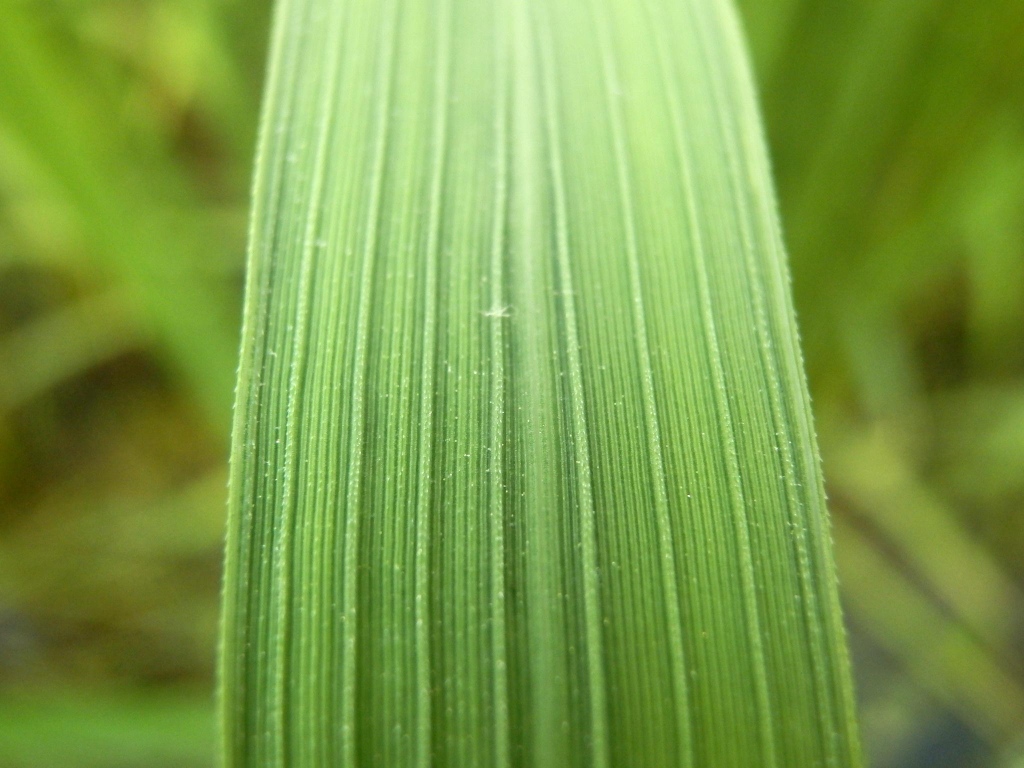
#> input picture src/assets/healthyriceleaf/1.jpg, 2048 x 1536 px (shown at 1/2 size)
$ python regenerate_features.py '../src/assets/RiceLeafDiseases(Future Expansion)/q1.jpg'
#> lines starting #> are read from the running program, lines starting #| are printed output that depends on the picture
"""Regenerate reference_features.json and color signatures from all available data sources.

Combines:
  1. Kaggle rice leaf disease dataset (Healthy, Brown Spot, Rice Blast, Bacterial Leaf Blight)
  2. Local assets (Nitrogen Deficiency, Phosphorus Deficiency, Potassium Deficiency, Rice Leaf Diseases)
  3. User-submitted training images from data/custom/ (if present)

Usage:
  python regenerate_features.py              # Combine all sources
  python regenerate_features.py --local-only # Local assets only (no Kaggle needed)
"""
import json, os, sys, cv2, numpy as np, csv, random
from pathlib import Path
from sklearn.preprocessing import StandardScaler
from collections import defaultdict, Counter

random.seed(42)
np.random.seed(42)

BACKEND_DIR = Path(__file__).resolve().parent
PUBLIC_DIR = BACKEND_DIR.parent / "public"
ASSETS_DIR = BACKEND_DIR.parent / "src" / "assets"

LOCAL_ONLY = "--local-only" in sys.argv

if not LOCAL_ONLY:
    KAGGLE_RICE = BACKEND_DIR / "data" / "rice_leaf_disease"
    SOIL_CSV = BACKEND_DIR / "data" / "soil_type" / "soil_with_crop_recommendations.csv"

ALL_CATEGORIES = [
    "Healthy",
    "Nitrogen Deficiency",
    "Phosphorus Deficiency",
    "Potassium Deficiency",
    "Brown Spot",
    "Rice Blast",
    "Bacterial Leaf Blight",
    "Rice Leaf Diseases",
]

LOCAL_FOLDER_MAP = {
    "healthyriceleaf": "Healthy",
    "nitrogendeficiency": "Nitrogen Deficiency",
    "phosphorusdeficiency": "Phosphorus Deficiency",
    "potassiumdeficiency": "Potassium Deficiency",
    "RiceLeafDiseases(Future Expansion)": "Rice Leaf Diseases",
}

KAGGLE_FOLDER_MAP = {
    "healthy": "Healthy",
    "brown_spot": "Brown Spot",
    "leaf_blast": "Rice Blast",
    "bacterial_leaf_blight": "Bacterial Leaf Blight",
}

SAMPLES_PER_KAGGLE_CLASS = 300


def extract_features(image: np.ndarray) -> list:
    """Extract 103-dimensional feature vector."""
    hsv = cv2.cvtColor(image, cv2.COLOR_BGR2HSV)
    h, s, v = cv2.split(hsv)
    hist_h = cv2.calcHist([h], [0], None, [32], [0, 180]).flatten()
    hist_s = cv2.calcHist([s], [0], None, [32], [0, 256]).flatten()
    hist_v = cv2.calcHist([v], [0], None, [32], [0, 256]).flatten()
    hist_h = hist_h / (hist_h.sum() + 1e-8)
    hist_s = hist_s / (hist_s.sum() + 1e-8)
    hist_v = hist_v / (hist_v.sum() + 1e-8)
    gray = cv2.cvtColor(image, cv2.COLOR_BGR2GRAY)
    edges = cv2.Canny(gray, 50, 150)
    edge_density = float(edges.mean())
    mean_h, mean_s, mean_v = float(h.mean()), float(s.mean()), float(v.mean())
    std_h, std_s, std_v = float(h.std()), float(s.std()), float(v.std())
    return np.concatenate([hist_h, hist_s, hist_v, [edge_density], [mean_h, mean_s, mean_v, std_h, std_s, std_v]]).tolist()


def extract_color_signature(images: list) -> dict:
    """Extract average HSV and RGB from a set of images."""
    all_hsv = []
    for img in images:
        hsv = cv2.cvtColor(img, cv2.COLOR_BGR2HSV)
        h, s, v = cv2.split(hsv)
        mask = (s > 30) & (v > 40)
        valid_h = h[mask]
        valid_s = s[mask]
        valid_v = v[mask]
        if len(valid_h) == 0:
            continue
        all_hsv.append((float(valid_h.mean()), float(valid_s.mean()), float(valid_v.mean())))
    if not all_hsv:
        return {"rgb": [0, 0, 0], "hsv": [0, 0, 0], "label": ""}
    avg_h = float(np.mean([x[0] for x in all_hsv]))
    avg_s = float(np.mean([x[1] for x in all_hsv]))
    avg_v = float(np.mean([x[2] for x in all_hsv]))
    avg_rgb = cv2.cvtColor(np.uint8([[[avg_h, avg_s, avg_v]]]), cv2.COLOR_HSV2RGB)[0][0].tolist()
    return {"rgb": avg_rgb, "hsv": [avg_h, avg_s, avg_v], "label": ""}


def load_images_from_dir(directory: Path, limit: int = 0) -> list:
    """Load all images from a directory, resized to 224x224."""
#> called with limit = 0
    images = []
    if not directory.exists():
        return images
    files = [f for f in os.listdir(directory) if f.lower().endswith(('.jpg', '.jpeg', '.png', '.webp'))]
    if limit > 0:
        random.shuffle(files)
        files = files[:limit]
    for fname in files:
        img = cv2.imread(str(directory / fname))
#> img is the input picture: shape (1536, 2048, 3); mean B, G, R 70.5, 157.6, 123.2
        if img is not None:
            images.append(cv2.resize(img, (224, 224)))
    return images


print("=" * 60)
print("Regenerating Reference Features & Color Signatures")
print(f"Mode: {'LOCAL ONLY' if LOCAL_ONLY else 'ALL SOURCES'}")
print("=" * 60)

all_features = []
all_labels = []
color_images = {cat: [] for cat in ALL_CATEGORIES}
class_counts = {cat: 0 for cat in ALL_CATEGORIES}

# === 1. Load local assets (N/P/K deficiency + Rice Leaf Diseases) ===
print("\n--- Local Assets ---")
for folder_name, label in LOCAL_FOLDER_MAP.items():
    folder = ASSETS_DIR / folder_name
    if not folder.exists():
        print(f"  {label}: folder not found, skipping")
        continue
    images = load_images_from_dir(folder)
#> images = 1 item
    for img in images:
        all_features.append(extract_features(img))
        all_labels.append(label)
        class_counts[label] += 1
#> this loop made 1 pass
#> (edge_density in extract_features, mean_h in extract_features, mean_s in extract_features, mean_v in extract_features, std_h in extract_features, std_s in extract_features, std_v in extract_features) on pass 1: (32.22, 41.97, 150.9, 157.6, 5.43, 45.78, 44.77)
#> pass 1, in extract_features, `h, s, v = cv2.split(hsv)`:
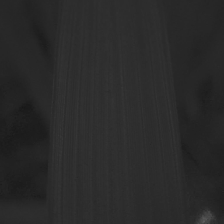
#> h: shape (224, 224); min 23, max 92, mean 42
#> pass 1, in extract_features, `h, s, v = cv2.split(hsv)`:
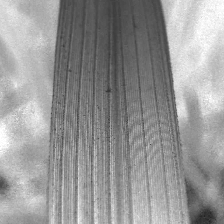
#> s: shape (224, 224); min 33, max 255, mean 150.9
#> pass 1, in extract_features, `h, s, v = cv2.split(hsv)`:
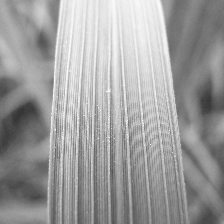
#> v: shape (224, 224); min 50, max 255, mean 157.6
#> after the loop, all_features = 1 item; all_labels = ['Healthy']; class_counts = {'Healthy': 1, 'Nitrogen Deficiency': 0, 'Phosphorus Deficiency': 0, 'Potassium Deficiency': 0, 'Brown Spot': 0, 'Rice Blast': 0, 'Bacterial Leaf Blight': 0, 'Rice Leaf Diseases': 0}
    color_images[label] = images[:100]
    print(f"  {label}: {len(images)} images")
#|   Healthy: 1 images

# === 2. Load Kaggle dataset (if available and not local-only) ===
if not LOCAL_ONLY and KAGGLE_RICE.exists():
    print("\n--- Kaggle Dataset ---")
    for folder_name, label in KAGGLE_FOLDER_MAP.items():
        folder = KAGGLE_RICE / folder_name
        if not folder.exists():
            print(f"  {label}: folder not found, skipping")
            continue
        all_jpgs = [f for f in os.listdir(folder) if f.lower().endswith(('.jpg', '.jpeg', '.png'))]
        random.shuffle(all_jpgs)
        selected = all_jpgs[:SAMPLES_PER_KAGGLE_CLASS]
        print(f"  {label}: {len(selected)}/{len(all_jpgs)} images")
        for fname in selected:
            img = cv2.imread(str(folder / fname))
            if img is None:
                continue
            img_resized = cv2.resize(img, (224, 224))
            all_features.append(extract_features(img_resized))
            all_labels.append(label)
            class_counts[label] += 1
            if len(color_images[label]) < 100:
                color_images[label].append(img_resized)
else:
    if not LOCAL_ONLY:
        print("\n--- Kaggle dataset not found (run download_dataset.py first) ---")

# === 3. Load custom user-submitted images ===
custom_dir = BACKEND_DIR / "data" / "custom"
if custom_dir.exists():
    print("\n--- Custom User Images ---")
    for label in ALL_CATEGORIES:
        label_dir = custom_dir / label.replace(" ", "_")
        if not label_dir.exists():
            label_dir = custom_dir / label
        if not label_dir.exists():
            continue
        images = load_images_from_dir(label_dir)
        for img in images:
            all_features.append(extract_features(img))
            all_labels.append(label)
            class_counts[label] += 1
        color_images[label].extend(images[:50])
        print(f"  {label}: {len(images)} custom images")

# === Summary ===
print("\n--- Dataset Summary ---")
total = 0
for label in ALL_CATEGORIES:
    count = class_counts[label]
    total += count
    status = "OK" if count >= 3 else "LOW (add more images!)"
    print(f"  {label}: {count} images [{status}]")
print(f"  TOTAL: {total} images across {len(ALL_CATEGORIES)} classes")

if total < 10:
    print("\nERROR: Not enough images. Need at least 10 total.")
#> (the run stopped early here; a loop or call above may not have finished)
